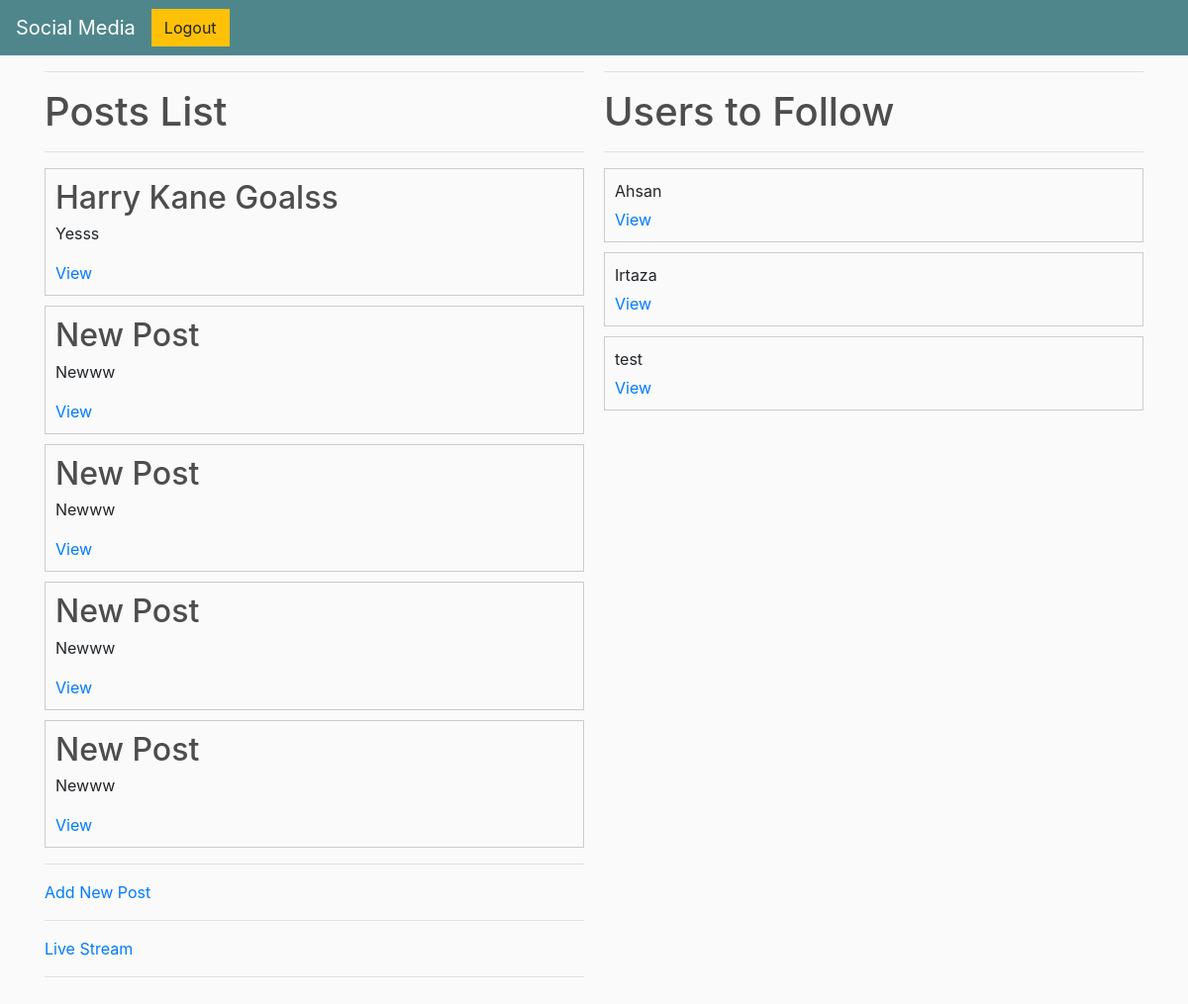
The app's page / (signed in) with its own data.
### base/models.py (models this page shows, shortened)
class Post(models.Model):
    title = models.CharField(max_length=255)
    description = models.TextField()
    author = models.ForeignKey(User, on_delete=models.CASCADE)
    file = models.FileField(upload_to = '', null = True, blank = True)
    created_at = models.DateTimeField(auto_now_add=True)
    objects = models.Manager()
    post = PostManager()

### base/views.py (the view)
# urls.py: path("", cache_page(30)(views.PostList.as_view()), name="posts"),
class PostList(LoginRequiredMixin, ListView):
    model = Post
    context_object_name = "posts"
    template_name = "templates/base/post_list.html"
    def get_context_data(self, **kwargs):
        context = super().get_context_data(**kwargs)
        current_user = self.request.user
        context["posts"] = Post.objects.filter(author=current_user)
        users = User.objects.all()
        current_user = self.request.user
        context["users"] = [user for user in users if user != current_user]
        context["current_user"] = self.request.user.id
        return context

### templates/base/post_list.html (shortened to what this page needs)
{% extends 'templates/base/main.html' %}
{% block content %}
<div class="main-container">
    <div class="posts-column">
        <hr>
        <h1>Posts List</h1>
    <hr>
        {% for post in posts %}
            <div class="post">
                <h2>{{ post.title }}</h2>
                <p>{{ post.description }}</p>
                <a href="{% url 'post' post.id %}">View</a>
            </div>
        {% empty %}
            <h5>No posts in the list</h5>
        {% endfor %}
    <hr>
            <a href="{% url 'post-create' %}">Add New Post</a>
    <hr>
        <a href="{% url 'stream' current_user %}">Live Stream</a>
    <hr>
    </div>
    <div class="users-column">
        <hr>
        <h1>Users to Follow</h1>
<hr>
        {% for user in users %}
            <div class="user">
                <p>{{ user.username }}</p>
                  <a href="{% url 'user' user.id %}">View</a>
            </div>
        {% empty %}
            <h5>No users to follow</h5>
        {% endfor %}
    </div>
</div>
<br><br>
{% endblock content %}

### static/css/main.css (style rules this page uses)
body { background-color: hsl(0, 0%, 98%); }
h1,h2,h3,h4,h5,h6 { color:hsl(0, 0%, 30%); }

### templates/base/post_list.html (style rules this page uses)
.main-container { display: flex; gap: 20px; }
.posts-column, .users-column { flex: 1; }
.post, .user { border: 1px solid #ccc; padding: 10px; margin-bottom: 10px; }
.post h2, .user p { margin-bottom: 5px; }
.post a, .user a { margin-right: 10px; }

### records on screen
Post: title "Harry Kane Goalss", description "Yesss"
Post: title "New Post", description "Newww"
Post: title "New Post", description "Newww"
Post: title "New Post", description "Newww"
Post: title "New Post", description "Newww"

### other values on screen
{{ user.username }} "Ahsan"
{{ user.username }} "Irtaza"
{{ user.username }} "test"
